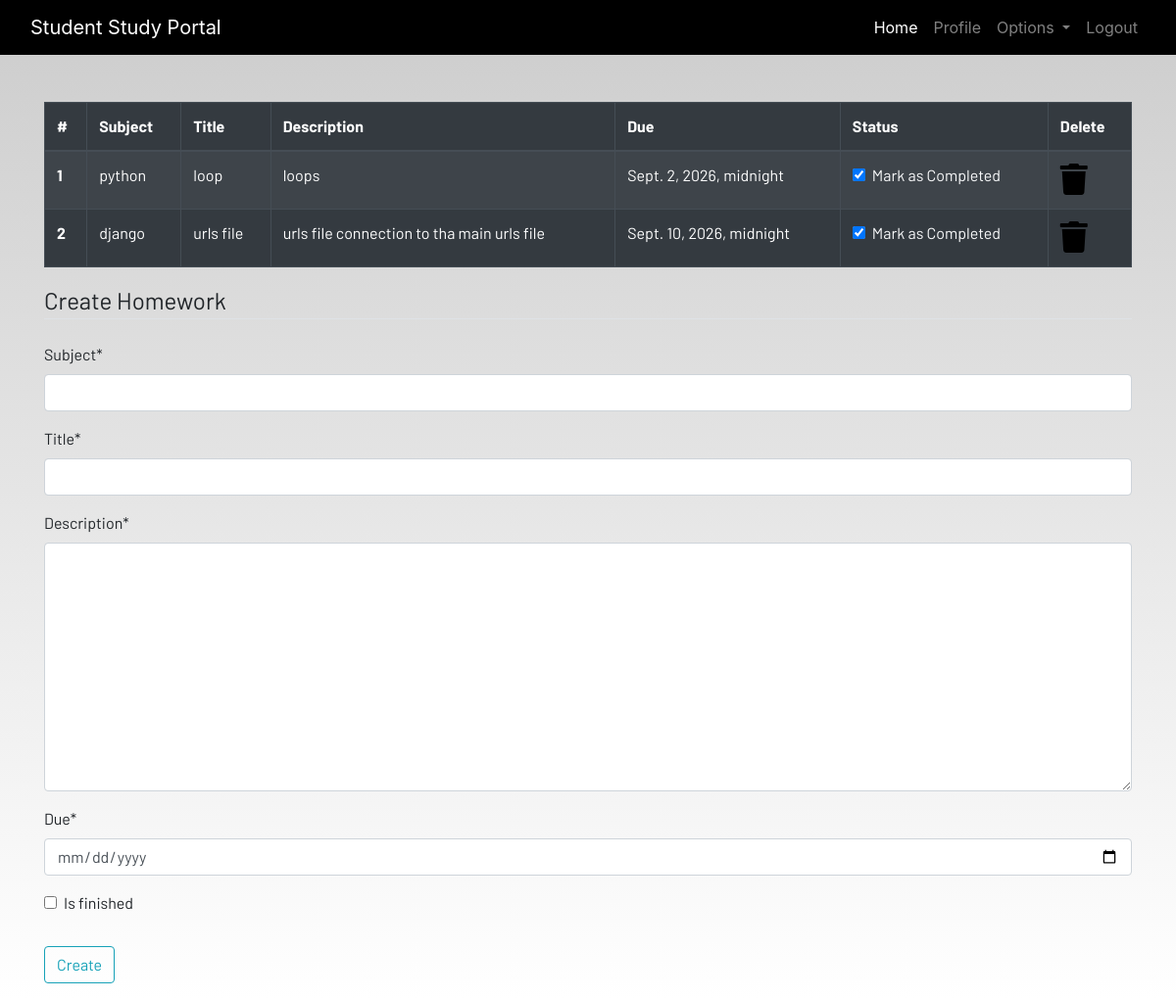
Screenshot of /homework/ (signed in) with the database file from the repository.
### dashboard/models.py (models this page shows, shortened)
class Homework(models.Model):
    user = models.ForeignKey(User,on_delete=models.CASCADE)
    subject = models.CharField(max_length=50)
    title = models.CharField(max_length=100)
    description = models.TextField()
    due = models.DateTimeField()
    is_finished = models.BooleanField(default=False)

### dashboard/views.py (the view)
# urls.py: path('homework/', views.homework, name='homework'),
@login_required
def homework(request):
    if request.method == "POST":
        form = HomeworkForm(request.POST)
        if form.is_valid():
            homework = form.save(commit=False)
            homework.user = request.user
            homework.save()
            messages.success(
                request, f'Homework added from {request.user.username}!!')
            return redirect('homework')
    else:
        form = HomeworkForm()
    homeworks = Homework.objects.filter(user=request.user)
    if len(homeworks) == 0:
        homework_done = True
    else:
        homework_done = False
    context = {
        'homeworks': homeworks,
        'homework_done': homework_done,
        'form': form
    }
    return render(request, 'dashboard/homework.html', context)

### dashboard/forms.py
class HomeworkForm(forms.ModelForm):
    class Meta:
        model = Homework
        widgets = {'due':DateInput()}
        fields = ['subject','title','description','due','is_finished']

### dashboard/templates/dashboard/homework.html (shortened to what this page needs)
{% extends 'dashboard/base.html' %}
{% load static %}
{% load crispy_forms_tags %}
{% block content %}
<div class="container">
    {% if  not homework_done %}
    <table class="table table-striped table-bordered table-hover table-dark">
        <thead>
            <tr>
                <th scope="col">#</th>
                <th scope="col">Subject</th>
                <th scope="col">Title</th>
                <th scope="col">Description</th>
                <th scope="col">Due</th>
                <th scope="col">Status</th>
                <th scope="col">Delete</th>
            </tr>
        </thead>
        <tbody>
            {% for homework  in homeworks %}
            <tr>
                <th scope="row">{{forloop.counter}}</th>
                <td>{{homework.subject}}</td>
                <td>{{homework.title}}</td>
                <td>{{homework.description}}</td>
                <td>{{homework.due}}</td>
                <td>
                    <a href="{% url 'update_homework' homework.id  %}">
                        <div class="form-check">
                            {%if homework.is_finished == True %}
                            <input class="form-check-input" type="checkbox" value="" checked id="1">
                            {% else %}
                            <input class="form-check-input" type="checkbox" value="">
                            {% endif %}
                            <label class="form-check-label text-light" for="flexCheckDefault">
                                Mark as Completed
                            </label>
                        </div>
                    </a>
                </td>
                <td><a href="{% url 'delet_homework' homework.id %}"><i class="fa fa-trash fa-2x"></i></a></td>
            </tr>
            {% endfor %}
        </tbody>
    </table>
    {% else %}
    <h4>All homeworks are completed!! Create to have more!!</h4>
    {% endif %}
</div>
<div class=" container">
    <form method="POST">
        <fieldset class="form-group">
            <legend class="border-bottom mb-4">Create Homework</legend>
            {{form|crispy}}
        </fieldset>
        <div class="form-group">
            <button href="" class="btn btn-outline-info" type="submit">
                Create
            </button>
        </div>
    </form>
</div>
{% endblock content %}

### static/css/main.css (style rules this page uses)
html { scroll-behavior: smooth; height: 100%; width: 100%; }
a { text-decoration: none !important; color: black; }
html, body { max-width: 100%; overflow-x: hidden; height: 100%; width: 100%; }
body { background: linear-gradient(rgba(0, 0, 0, 0.2), rgba(255, 255, 255, 0.5)); overflow-x: hidden; background-repeat: no-repeat; }
.fa { color: black; }

### rows the page displays
Homework: subject "python", title "loop", description "loops", due "Sept. 2, 2026, midnight"
Homework: subject "django", title "urls file", description "urls file connection to tha main urls file", due "Sept. 10, 2026, midnight"
